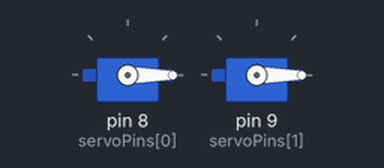
Recording of a sketch running on a simulated Arduino Uno, built with avr-gcc and run on an emulated ATmega328P. On the bench: 2 × servo.

Above: at 0.05 s.
Timing chart, 0 to 4.6 s (numbered marks = the images above):
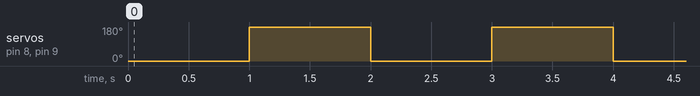

The sketch:

servo_control_v1.ino
```cpp
#include <Servo.h>

#define NUM_SERVOS 2 // 5 servos for each finger

Servo servos[NUM_SERVOS]; // create servo objects
int servoPins[NUM_SERVOS] = {8,9}; // pin locations
int servoAngles[NUM_SERVOS] = {0,0}; // angle of each servo

void setup() {
  for (int i = 0; i < NUM_SERVOS; i++) {
    servos[i].attach(servoPins[i]); // attach servos to pin locations
  }
}

void loop() {

  pow();

  // move all servos to respective angle
  // for (int i = 0; i < NUM_SERVOS; i++) {
  //   moveServo(i, servoAngles[i]); // call method
  // }
}

void moveServo(int servoIndex, int position) {
  // Limit position to avoid overextension
  position = constrain(position, 0, 180);
  // Move the servo to the desired position
  servos[servoIndex].write(position);
}

// move all servos from 0 degrees to 180 degrees
void pow() {
  for (int i = 0; i < NUM_SERVOS; i++) {
    moveServo(i, 0);
  }

  delay(1000);

  for (int i = 0; i < NUM_SERVOS; i++) {
    moveServo(i, 180);
  }

  delay(1000);
}
```

Measured:
- by itself, servo on pin 8 (servoPins[0]), servo on pin 9 (servoPins[1]): alternates 180° for 1.0 s and 0° for 1.0 s
